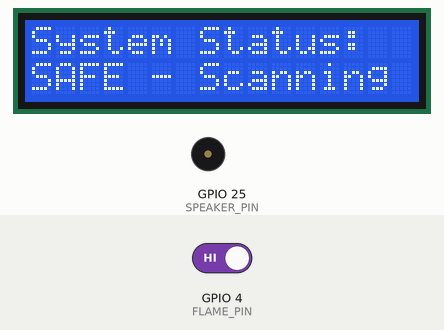
The sketch below on a simulated ESP32. Parts: 16×2 character LCD, buzzer (waves = sounding). The inputs (shaded band) are chosen by the test bench; at power-on: GPIO 4 (FLAME_PIN) HIGH. What the sketch prints to the serial monitor is not drawn.

Above: at 3.2 s.
3.3 s: GPIO 4 (FLAME_PIN) driven LOW
At 4.4 s:
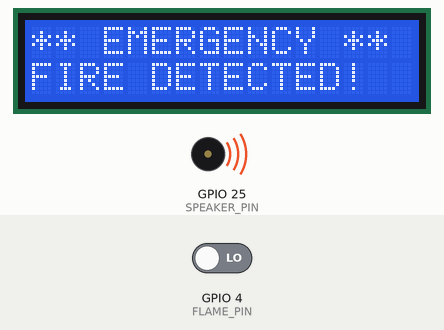
5.0 s: GPIO 4 (FLAME_PIN) driven HIGH
At 6.2 s:
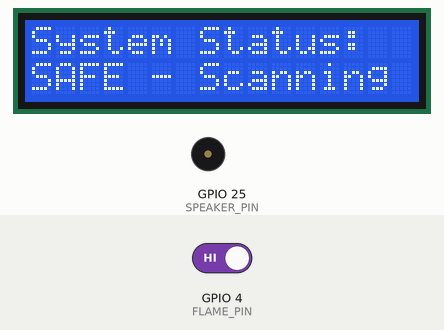
Timing chart, 0 to 8.0 s (numbered marks = the images above; inputs shaded):
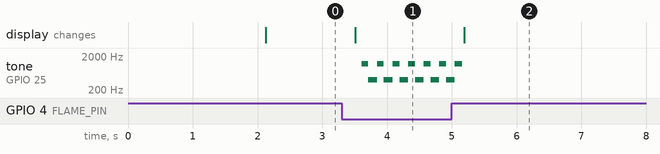

The sketch:

fire_alarm_v1.ino
```cpp
#include <Wire.h>
#include <LiquidCrystal_I2C.h>

// ==========================================
// PIN CONFIGURATION (ESP32 Carrier Board)
// ==========================================
#define FLAME_PIN       4     // Dedicated Flame Sensor Digital Pin (FLAME_PIN = 4)
#define SPEAKER_PIN     25    // Expansion Breakout Pin connected to Speaker/Audio Amp
#define SDA_PIN         21    // I2C SDA Pin (Expansion Rail)
#define SCL_PIN         22    // I2C SCL Pin (Expansion Rail)

// Initialize the 16x2 I2C LCD (Default address 0x27 or 0x3F)
LiquidCrystal_I2C lcd(0x27, 16, 2);

void setup() {
  Serial.begin(115200);

  // Initialize Pins
  pinMode(FLAME_PIN, INPUT);
  pinMode(SPEAKER_PIN, OUTPUT);

  // Initialize I2C Bus for LCD
  Wire.begin(SDA_PIN, SCL_PIN);
  lcd.init();
  lcd.backlight();

  // Initial Welcome Screen
  lcd.setCursor(0, 0);
  lcd.print(" FIRE MONITOR ");
  lcd.setCursor(0, 1);
  lcd.print(" SYSTEM READY ");
  delay(2000);
  lcd.clear();
}

void loop() {
  // Read state from dedicated flame sensor slot (LOW = Flame Detected for most digital modules)
  int flameDetected = digitalRead(FLAME_PIN);

  if (flameDetected == LOW) {
    // --------------------------------------
    // FIRE EMERGENCY DETECTED
    // --------------------------------------
    Serial.println("WARNING: Fire Detected!");

    // Update 16x2 LCD Display
    lcd.setCursor(0, 0);
    lcd.print("** EMERGENCY ** ");
    lcd.setCursor(0, 1);
    lcd.print("FIRE DETECTED! ");

    // Sound High-Decibel Voice/Siren Alarm on Speaker
    playAudioVoiceAlert();

  } else {
    // --------------------------------------
    // SAFE STATE
    // --------------------------------------
    noTone(SPEAKER_PIN); // Mute Speaker

    // Update 16x2 LCD Display
    lcd.setCursor(0, 0);
    lcd.print("System Status:  ");
    lcd.setCursor(0, 1);
    lcd.print("SAFE - Scanning ");

    delay(200);
  }
}

// Function to synthesize an alternating multi-tone alert announcement on Speaker
void playAudioVoiceAlert() {
  // Sweeping Frequency Voice-Siren Simulation
  for (int hz = 400; hz <= 1200; hz += 40) {
    tone(SPEAKER_PIN, hz);
    delay(5);
  }
  for (int hz = 1200; hz >= 400; hz -= 40) {
    tone(SPEAKER_PIN, hz);
    delay(5);
  }
}
```

Measured:
- after the input at 3.3 s, tone on GPIO 25 (SPEAKER_PIN): alternates 1200 Hz for 0.11 s and 400 Hz for 0.14 s, starting after 0.31 s; the display: changes after 0.21 s (image 1)
- after the input at 5.0 s, the display: changes after 0.19 s (image 2)
